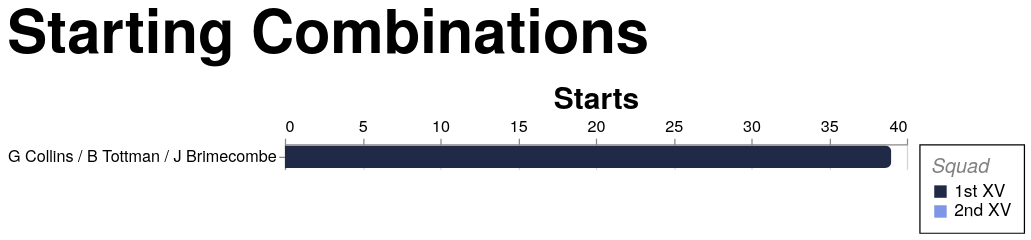

Write the Vega-Lite specification saved for this chart.
### Vega-Lite specification from a JSON file in a GitHub repository (floating-point values rounded to 4 significant figures; data arrays with more than 128 entries replaced by an {"elided": "..."} marker saying what was removed)
{"config": {"axis": {"labelFont": "PT Sans Narrow, Helvetica Neue, Helvetica, Arial, sans-serif", "titleFont": "PT Sans Narrow, Helvetica Neue, Helvetica, Arial, sans-serif", "labelFontSize": 13, "titleFontSize": 24, "gridColor": "#202947", "gridOpacity": 0.2, "zindex": 1}, "text": {"font": "Lato, sans-serif"}, "bar": {"cornerRadiusEnd": 5}, "header": {"labelFont": "PT Sans Narrow, Helvetica Neue, Helvetica, Arial, sans-serif", "titleFont": "PT Sans Narrow, Helvetica Neue, Helvetica, Arial, sans-serif", "labelFontSize": 24, "titleFontSize": 28, "labelFontWeight": "bold", "orient": "left"}, "legend": {"labelFont": "PT Sans Narrow, Helvetica Neue, Helvetica, Arial, sans-serif", "titleFont": "PT Sans Narrow, Helvetica Neue, Helvetica, Arial, sans-serif", "labelFontSize": 14, "titleFontSize": 16, "titlePadding": 5, "fillColor": "white", "strokeColor": "black", "padding": 10, "titleFontWeight": "lighter", "titleFontStyle": "italic", "titleColor": "gray", "offset": 10}, "title": {"font": "PT Sans Narrow, Helvetica Neue, Helvetica, Arial, sans-serif", "fontSize": 48, "fontWeight": "bold", "anchor": "start", "align": "center", "titlePadding": 20, "subtitlePadding": 10, "subtitleFontSize": 13, "subtitleColor": "", "subtitleFontStyle": "italic", "offset": 15, "color": "black"}, "axisX": {"labelAngle": 0}, "facet": {"title": null, "header": null, "align": {"row": "each", "column": "each"}, "spacing": 10}, "resolve": {"scale": {"y": "independent", "facet": "independent"}}, "background": "transparent", "scale": {"offsetBandPaddingOuter": 0.2, "offsetBandPaddingInner": 0.1}, "view": {"stroke": null, "background": "transparent"}}, "data": {"name": "data-7c3fbfd0da21dbaacf16ef3292bf5470"}, "mark": {"type": "bar"}, "encoding": {"color": {"field": "squad", "legend": {"labelExpr": "datum.value + ' XV'", "title": "Squad"}, "scale": {"domain": ["1st", "2nd"], "range": ["#202946", "#7d96e8"]}, "type": "nominal"}, "tooltip": [{"field": "combination", "title": "Combination", "type": "nominal"}, {"field": "frequency", "title": "Starts", "type": "quantitative"}, {"field": "squad", "title": "Squad", "type": "nominal"}], "x": {"axis": {"orient": "top", "tickMinStep": 5}, "field": "frequency", "title": "Starts", "type": "quantitative"}, "y": {"axis": {"labelLimit": 360}, "field": "combination", "sort": "-x", "title": null, "type": "nominal"}}, "height": {"step": 20}, "params": [{"name": "seasonParam", "value": []}, {"name": "gameTypesParam", "value": []}, {"name": "gameTypeParam", "value": "All"}, {"name": "squadParam", "value": "All"}, {"name": "combinationParam", "value": "front_row"}, {"name": "minAppsParam", "value": 10}], "title": {"text": "Starting Combinations"}, "transform": [{"filter": "length(seasonParam) === 0 || indexof(seasonParam, datum.season) >= 0"}, {"filter": "length(gameTypesParam) === 0 || indexof(gameTypesParam, datum.game_type) >= 0"}, {"filter": "squadParam === \"All\" || datum.squad === squadParam"}, {"filter": "datum.unit_key === combinationParam"}, {"aggregate": [{"op": "count", "as": "frequency"}], "groupby": ["combination", "squad"]}, {"filter": "datum.frequency >= minAppsParam"}], "width": 500, "$schema": "https://vega.github.io/schema/vega-lite/v5.20.1.json", "datasets": {"data-7c3fbfd0da21dbaacf16ef3292bf5470": {"elided": "1763 records"}}}
